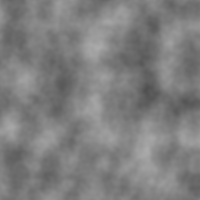
#> input picture Assets/noiseframe000.png, 200 x 200 px, found by its file name
$ python createTextureMap.py
#> lines starting #> are read from the running program, lines starting #| are printed output that depends on the picture
from PIL import Image

pathToPeaksMap = "/Users/notahero/Desktop/procgen/noiseframe000.png"
im = Image.open(pathToPeaksMap)
#> im is the input picture: PIL image 200x200 L; min 80, max 171, mean 126.4
px = im.load()
width, height = im.size
#> width = 200; height = 200

img = Image.new('RGB', (width, height), color = 'green')
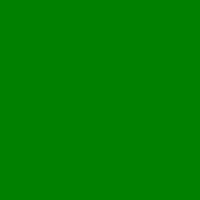
#> img: PIL image 200x200 RGB; mean R, G, B 0, 128, 0
px1 = img.load()

for i in range(width):
    for j in range(height):
        if(px[i,j] > 130):
            px1[j, i] = (200, 200, 200)

# [6 lines of commented-out code are left out]

img.save('/Users/notahero/Desktop/procgen/pil_red.png')
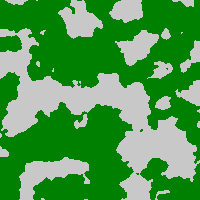
#> saved as pil_red.png: PIL image 200x200 RGB; mean R, G, B 75.7, 155.3, 75.7
